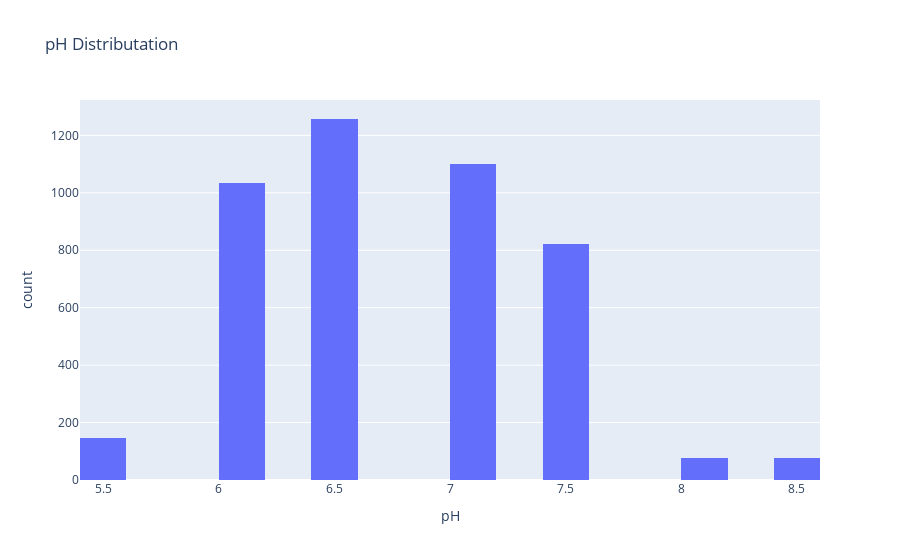

The code cell stored with this chart in its notebook:
### Markdown cell above
This Scatter plot shows clear relationship between Nitrogen and Potassium . Crop like sugarcane require high N and K.whereas pulses like Moong, Urad, and Gram require low N and K.

### Code cell
# Q 29) Histogram of pH using Plotly
px.histogram(df,x ='pH', nbins = 20, title = "pH Distributation")

### Figure 1 — Plotly figure (JSON) as saved in the notebook; plotly's stock layout.template omitted (floating-point values rounded to 4 significant figures; data arrays with more than 128 entries replaced by an {"elided": "..."} marker saying what was removed)
{"data": [{"bingroup": "x", "hovertemplate": "pH=%{x}<br>count=%{y}<extra></extra>", "legendgroup": "", "marker": {"color": "#636efa", "pattern": {"shape": ""}}, "name": "", "nbinsx": 20, "orientation": "v", "showlegend": false, "type": "histogram", "x": {"elided": "4513 float values"}, "xaxis": "x", "yaxis": "y"}], "layout": {"barmode": "relative", "legend": {"tracegroupgap": 0}, "title": {"text": "pH Distributation"}, "xaxis": {"anchor": "y", "domain": [0, 1], "title": {"text": "pH"}}, "yaxis": {"anchor": "x", "domain": [0, 1], "title": {"text": "count"}}}}
